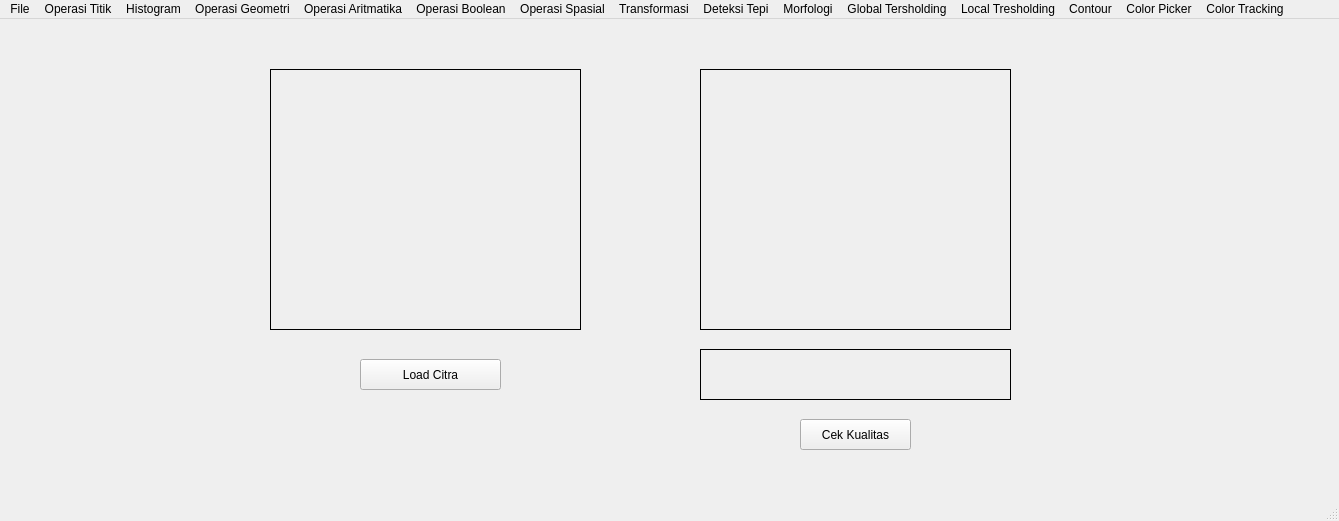
<?xml version="1.0" encoding="UTF-8"?>
<ui version="4.0">
 <class>MainWindow</class>
 <widget class="QMainWindow" name="MainWindow">
  <property name="geometry">
   <rect>
    <x>0</x>
    <y>0</y>
    <width>1339</width>
    <height>521</height>
   </rect>
  </property>
  <property name="windowTitle">
   <string>MainWindow</string>
  </property>
  <widget class="QWidget" name="centralwidget">
   <widget class="QLabel" name="label">
    <property name="geometry">
     <rect>
      <x>270</x>
      <y>50</y>
      <width>311</width>
      <height>261</height>
     </rect>
    </property>
    <property name="frameShape">
     <enum>QFrame::Box</enum>
    </property>
    <property name="text">
     <string/>
    </property>
   </widget>
   <widget class="QPushButton" name="loadButton">
    <property name="geometry">
     <rect>
      <x>360</x>
      <y>340</y>
      <width>141</width>
      <height>31</height>
     </rect>
    </property>
    <property name="text">
     <string>Load Citra</string>
    </property>
   </widget>
   <widget class="QLabel" name="label_2">
    <property name="geometry">
     <rect>
      <x>700</x>
      <y>50</y>
      <width>311</width>
      <height>261</height>
     </rect>
    </property>
    <property name="frameShape">
     <enum>QFrame::Box</enum>
    </property>
    <property name="text">
     <string/>
    </property>
   </widget>
   <widget class="QPushButton" name="startButton">
    <property name="geometry">
     <rect>
      <x>800</x>
      <y>400</y>
      <width>111</width>
      <height>31</height>
     </rect>
    </property>
    <property name="text">
     <string>Cek Kualitas</string>
    </property>
   </widget>
   <widget class="QLabel" name="label_kualitas_daging">
    <property name="geometry">
     <rect>
      <x>700</x>
      <y>330</y>
      <width>311</width>
      <height>51</height>
     </rect>
    </property>
    <property name="frameShape">
     <enum>QFrame::Box</enum>
    </property>
    <property name="text">
     <string/>
    </property>
   </widget>
  </widget>
  <widget class="QMenuBar" name="menubar">
   <property name="geometry">
    <rect>
     <x>0</x>
     <y>0</y>
     <width>1339</width>
     <height>21</height>
    </rect>
   </property>
   <widget class="QMenu" name="menuOperasi_Titik">
    <property name="title">
     <string>Operasi Titik</string>
    </property>
    <addaction name="actionOperasi_Pencerahan"/>
    <addaction name="actionSimple_Contrast"/>
    <addaction name="actionContrast_Stretching"/>
    <addaction name="actionNegative"/>
    <addaction name="actionBiner"/>
   </widget>
   <widget class="QMenu" name="menuFile">
    <property name="title">
     <string>File</string>
    </property>
    <addaction name="saveButton"/>
   </widget>
   <widget class="QMenu" name="menuHistogram">
    <property name="title">
     <string>Histogram</string>
    </property>
    <addaction name="actionHistogram_Grayscale"/>
    <addaction name="actionHistogram_RGB"/>
    <addaction name="actionHistogram_Equalization"/>
   </widget>
   <widget class="QMenu" name="menuOperasi_Geometri">
    <property name="title">
     <string>Operasi Geometri</string>
    </property>
    <widget class="QMenu" name="menuRotasi">
     <property name="title">
      <string>Rotasi</string>
     </property>
     <addaction name="separator"/>
     <addaction name="action_45_derajat"/>
     <addaction name="action45_derajat"/>
     <addaction name="action_90_derajat"/>
     <addaction name="action90_derajat"/>
     <addaction name="action180_derajat"/>
     <addaction name="actionTranspose_2"/>
    </widget>
    <widget class="QMenu" name="menuResize_2">
     <property name="title">
      <string>Resize</string>
     </property>
     <addaction name="action4x"/>
     <addaction name="action3x"/>
     <addaction name="action2x"/>
     <addaction name="action3_4x"/>
     <addaction name="action1_2x"/>
     <addaction name="action1_4x"/>
    </widget>
    <addaction name="actionTranslasi"/>
    <addaction name="menuRotasi"/>
    <addaction name="menuResize_2"/>
    <addaction name="actionCrop"/>
   </widget>
   <widget class="QMenu" name="menuOperasi_Aritmatika">
    <property name="title">
     <string>Operasi Aritmatika</string>
    </property>
    <addaction name="actionTambah"/>
    <addaction name="actionKurang"/>
    <addaction name="actionKali"/>
    <addaction name="actionBagi"/>
   </widget>
   <widget class="QMenu" name="menuOperasi_Boolean">
    <property name="title">
     <string>Operasi Boolean</string>
    </property>
    <addaction name="actionAND"/>
    <addaction name="actionOR"/>
    <addaction name="actionXOR"/>
   </widget>
   <widget class="QMenu" name="menuOperasi_Spasial">
    <property name="title">
     <string>Operasi Spasial</string>
    </property>
    <widget class="QMenu" name="menuFilter">
     <property name="title">
      <string>Konvolusi</string>
     </property>
     <addaction name="actionKonvolusi"/>
     <addaction name="actionKonvolusi2"/>
    </widget>
    <widget class="QMenu" name="menuMean_Filter">
     <property name="title">
      <string>Mean Filter</string>
     </property>
     <addaction name="actionMean_Filter_3x3"/>
     <addaction name="actionMean_Filter_2x2"/>
    </widget>
    <widget class="QMenu" name="menuSharpening">
     <property name="title">
      <string>Sharpening </string>
     </property>
     <addaction name="action1"/>
     <addaction name="action2"/>
     <addaction name="action3"/>
     <addaction name="action4"/>
     <addaction name="action5"/>
     <addaction name="action6"/>
     <addaction name="actionLaplace"/>
    </widget>
    <addaction name="menuFilter"/>
    <addaction name="menuMean_Filter"/>
    <addaction name="actionGaussian_Filter"/>
    <addaction name="menuSharpening"/>
    <addaction name="actionMedian_Filter"/>
    <addaction name="actionMax_Filter"/>
   </widget>
   <widget class="QMenu" name="menuTransformasi">
    <property name="title">
     <string>Transformasi</string>
    </property>
    <addaction name="actionDFT_Smoothing_Image"/>
    <addaction name="actionDFT_Edge_Detection"/>
   </widget>
   <widget class="QMenu" name="menuDeteksi_Tepi">
    <property name="title">
     <string>Deteksi Tepi</string>
    </property>
    <addaction name="actionSobel"/>
    <addaction name="actionPrewitt"/>
    <addaction name="actionRoberts"/>
    <addaction name="actionCanny"/>
   </widget>
   <widget class="QMenu" name="menuMorfologi">
    <property name="title">
     <string>Morfologi</string>
    </property>
    <addaction name="actionDilasi"/>
    <addaction name="actionErosi"/>
    <addaction name="actionOpening"/>
    <addaction name="actionClosing"/>
    <addaction name="actionSkeletonizing"/>
   </widget>
   <widget class="QMenu" name="menuGlobal_Tersholding">
    <property name="title">
     <string>Global Tersholding</string>
    </property>
    <addaction name="actionBinary"/>
    <addaction name="actionBinary_Inverse"/>
    <addaction name="actionTrunc"/>
    <addaction name="actionTo_zero"/>
    <addaction name="actionInverse_To_zero"/>
   </widget>
   <widget class="QMenu" name="menuLocal_Tresholding">
    <property name="title">
     <string>Local Tresholding</string>
    </property>
    <addaction name="actionMean_T"/>
    <addaction name="actionGaussian_T"/>
    <addaction name="actionOtsu_T"/>
   </widget>
   <widget class="QMenu" name="menuContour">
    <property name="title">
     <string>Contour</string>
    </property>
    <addaction name="actionContour"/>
   </widget>
   <widget class="QMenu" name="menuColor_Picker">
    <property name="title">
     <string>Color Picker</string>
    </property>
    <addaction name="actionColor_Picker"/>
   </widget>
   <widget class="QMenu" name="menuColor_Tracking">
    <property name="title">
     <string>Color Tracking</string>
    </property>
    <addaction name="actionColor_Tracking"/>
   </widget>
   <addaction name="menuFile"/>
   <addaction name="menuOperasi_Titik"/>
   <addaction name="menuHistogram"/>
   <addaction name="menuOperasi_Geometri"/>
   <addaction name="menuOperasi_Aritmatika"/>
   <addaction name="menuOperasi_Boolean"/>
   <addaction name="menuOperasi_Spasial"/>
   <addaction name="menuTransformasi"/>
   <addaction name="menuDeteksi_Tepi"/>
   <addaction name="menuMorfologi"/>
   <addaction name="menuGlobal_Tersholding"/>
   <addaction name="menuLocal_Tresholding"/>
   <addaction name="menuContour"/>
   <addaction name="menuColor_Picker"/>
   <addaction name="menuColor_Tracking"/>
  </widget>
  <widget class="QStatusBar" name="statusbar"/>
  <action name="actionOperasi_Pencerahan">
   <property name="text">
    <string>Operasi Pencerahan</string>
   </property>
  </action>
  <action name="actionSimple_Contrast">
   <property name="text">
    <string>Simple Contrast</string>
   </property>
  </action>
  <action name="actionContrast_Stretching">
   <property name="text">
    <string>Contrast Stretching</string>
   </property>
  </action>
  <action name="actionNegative">
   <property name="text">
    <string>Negative</string>
   </property>
  </action>
  <action name="actionBiner">
   <property name="text">
    <string>Biner</string>
   </property>
  </action>
  <action name="actionGrayscale">
   <property name="text">
    <string>Greyscale</string>
   </property>
  </action>
  <action name="saveButton">
   <property name="text">
    <string>Save</string>
   </property>
  </action>
  <action name="actionHistogram_Grayscale">
   <property name="text">
    <string>Histogram Grayscale</string>
   </property>
  </action>
  <action name="actionHistogram_RGB">
   <property name="text">
    <string>Histogram RGB</string>
   </property>
  </action>
  <action name="actionHistogram_Equalization">
   <property name="text">
    <string>Histogram Equalization</string>
   </property>
  </action>
  <action name="actionTranslasi">
   <property name="text">
    <string>Translasi</string>
   </property>
  </action>
  <action name="action_45_derajat">
   <property name="text">
    <string>-45 derajat</string>
   </property>
  </action>
  <action name="action45_derajat">
   <property name="text">
    <string>45 derajat</string>
   </property>
  </action>
  <action name="action_90_derajat">
   <property name="text">
    <string>-90 derajat</string>
   </property>
  </action>
  <action name="action90_derajat">
   <property name="text">
    <string>90 derajat</string>
   </property>
  </action>
  <action name="action180_derajat">
   <property name="text">
    <string>180 derajat</string>
   </property>
  </action>
  <action name="actionTranspose">
   <property name="text">
    <string>Transpose</string>
   </property>
  </action>
  <action name="actionTranspose_2">
   <property name="text">
    <string>Transpose</string>
   </property>
  </action>
  <action name="action1_4">
   <property name="text">
    <string>1/4</string>
   </property>
  </action>
  <action name="action_3">
   <property name="text">
    <string>4x</string>
   </property>
  </action>
  <action name="action_2">
   <property name="text">
    <string>4x</string>
   </property>
  </action>
  <action name="action4x">
   <property name="text">
    <string>4x</string>
   </property>
  </action>
  <action name="action3x">
   <property name="text">
    <string>3x</string>
   </property>
  </action>
  <action name="action2x">
   <property name="text">
    <string>2x</string>
   </property>
  </action>
  <action name="action3_4x">
   <property name="text">
    <string>3/4x</string>
   </property>
  </action>
  <action name="action1_2x">
   <property name="text">
    <string>1/2x</string>
   </property>
  </action>
  <action name="action1_4x">
   <property name="text">
    <string>1/4x</string>
   </property>
  </action>
  <action name="actionCrop">
   <property name="text">
    <string>Crop</string>
   </property>
  </action>
  <action name="actionTambah">
   <property name="text">
    <string>Tambah</string>
   </property>
  </action>
  <action name="actionKurang">
   <property name="text">
    <string>Kurang</string>
   </property>
  </action>
  <action name="actionKali">
   <property name="text">
    <string>Kali</string>
   </property>
  </action>
  <action name="actionBagi">
   <property name="text">
    <string>Bagi</string>
   </property>
  </action>
  <action name="actionAND">
   <property name="text">
    <string>AND</string>
   </property>
  </action>
  <action name="actionOR">
   <property name="text">
    <string>OR</string>
   </property>
  </action>
  <action name="actionXOR">
   <property name="text">
    <string>XOR</string>
   </property>
  </action>
  <action name="actionFilter_2">
   <property name="text">
    <string>Filter 2</string>
   </property>
  </action>
  <action name="actionKonvolusi">
   <property name="text">
    <string>Konvolusi</string>
   </property>
  </action>
  <action name="actionKonvolusi2">
   <property name="text">
    <string>Konvolusi 2</string>
   </property>
  </action>
  <action name="actionMean_Filter_3x3">
   <property name="text">
    <string>Mean Filter (3x3)</string>
   </property>
  </action>
  <action name="actionMean_Filter_2x2">
   <property name="text">
    <string>Mean Filter (2x2)</string>
   </property>
  </action>
  <action name="actionGaussian_Filter">
   <property name="text">
    <string>Gaussian Filter</string>
   </property>
  </action>
  <action name="action1">
   <property name="text">
    <string>1</string>
   </property>
  </action>
  <action name="action2">
   <property name="text">
    <string>2</string>
   </property>
  </action>
  <action name="action3">
   <property name="text">
    <string>3</string>
   </property>
  </action>
  <action name="action4">
   <property name="text">
    <string>4</string>
   </property>
  </action>
  <action name="action5">
   <property name="text">
    <string>5</string>
   </property>
  </action>
  <action name="action6">
   <property name="text">
    <string>6</string>
   </property>
  </action>
  <action name="actionLaplace">
   <property name="text">
    <string>Laplace</string>
   </property>
  </action>
  <action name="actionMedian_Filter">
   <property name="text">
    <string>Median Filter</string>
   </property>
  </action>
  <action name="actionMax_Filter">
   <property name="text">
    <string>Max Filter</string>
   </property>
  </action>
  <action name="actionSmooth_Image">
   <property name="text">
    <string>Smooth Image</string>
   </property>
  </action>
  <action name="actionEdge_Detection">
   <property name="text">
    <string>Edge Detection</string>
   </property>
  </action>
  <action name="actionSobel">
   <property name="text">
    <string>Sobel</string>
   </property>
  </action>
  <action name="actionPrewitt">
   <property name="text">
    <string>Prewitt</string>
   </property>
  </action>
  <action name="actionRoberts">
   <property name="text">
    <string>Roberts</string>
   </property>
  </action>
  <action name="actionDFT_Smoothing_Image">
   <property name="text">
    <string>DFT Smoothing Image</string>
   </property>
  </action>
  <action name="actionDFT_Edge_Detection">
   <property name="text">
    <string>DFT Edge Detection</string>
   </property>
  </action>
  <action name="actionCanny">
   <property name="text">
    <string>Canny</string>
   </property>
  </action>
  <action name="actionDilasi">
   <property name="text">
    <string>Dilasi</string>
   </property>
  </action>
  <action name="actionErosi">
   <property name="text">
    <string>Erosi</string>
   </property>
  </action>
  <action name="actionOpening">
   <property name="text">
    <string>Opening</string>
   </property>
  </action>
  <action name="actionClosing">
   <property name="text">
    <string>Closing</string>
   </property>
  </action>
  <action name="actionSkeletonizing">
   <property name="text">
    <string>Skeletonizing</string>
   </property>
  </action>
  <action name="actionBinary">
   <property name="text">
    <string>Binary</string>
   </property>
  </action>
  <action name="actionBinary_Inverse">
   <property name="text">
    <string>Binary Inverse</string>
   </property>
  </action>
  <action name="actionTrunc">
   <property name="text">
    <string>Trunc</string>
   </property>
  </action>
  <action name="actionTo_zero">
   <property name="text">
    <string>To zero</string>
   </property>
  </action>
  <action name="actionInverse_To_zero">
   <property name="text">
    <string>Inverse To zero</string>
   </property>
  </action>
  <action name="actionMean_T">
   <property name="text">
    <string>Mean T</string>
   </property>
  </action>
  <action name="actionGaussian_T">
   <property name="text">
    <string>Gaussian T</string>
   </property>
  </action>
  <action name="actionOtsu_T">
   <property name="text">
    <string>Otsu T</string>
   </property>
  </action>
  <action name="actionContour">
   <property name="text">
    <string>Contour</string>
   </property>
  </action>
  <action name="actionColor_Picker">
   <property name="text">
    <string>Color Picker</string>
   </property>
  </action>
  <action name="actionColor_Tracking">
   <property name="text">
    <string>Color Tracking</string>
   </property>
  </action>
 </widget>
 <resources/>
 <connections/>
</ui>
